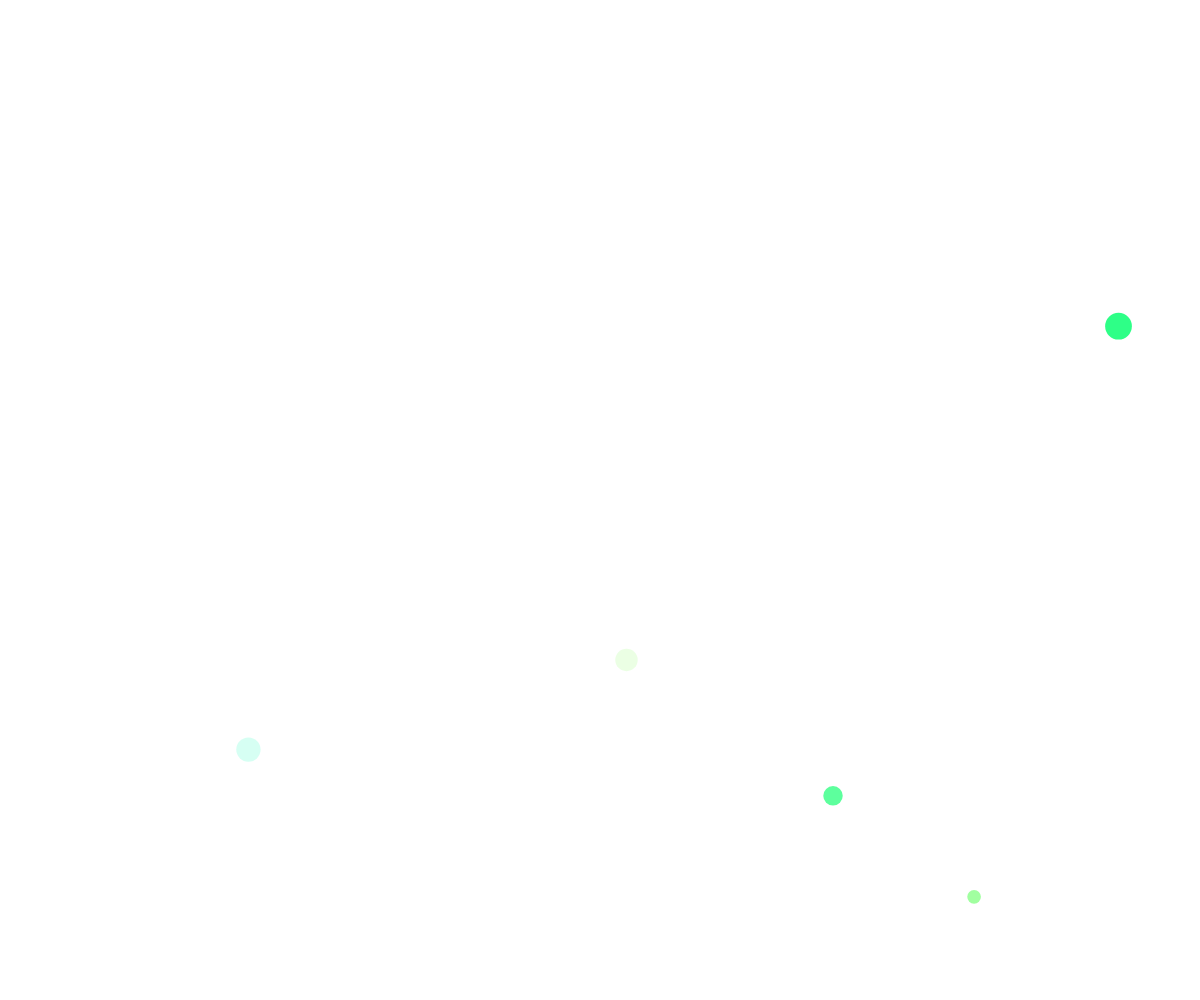
Frame 1 (no input)
Frame 60 (no input): blank canvas, image omitted
Frame 120 (the mouse pressed at the canvas centre since frame 60): blank canvas, image omitted

The p5.js sketch that drew this single still picture (run headless with seeded random() and noise() and a simulated clock; from frame 60 on, the mouse is pressed at the canvas centre):

// p5.js sketch
// ── sketch.js
// Project Title
// Your Name
// Date
//
// Extra for Experts:
// - describe what you did to take this project "above and beyond"

let theBubbles = [];

function setup() {
  createCanvas(windowWidth, windowHeight);
  noStroke();
  for (let i = 0; i < 5; i++){
    spawnBubble();
  }
  window.setInterval(spawnBubble, 500);
}

function draw() {
  background(10000);
  displayBubbles();
  // moveBubblesRandomly();
  moveBubblesWithNoise();
}

function moveBubblesWithNoise(){
  for (let bubble of theBubbles) {
    let x = noise(bubble.timeX) * width;
    let y = noise(bubble.timeY) * height;

    bubble.x = x;
    bubble.y = y;

    bubble.timeX = bubble.dealtatime;
    bubble.timeY = bubble.dealtatime;
  }
  
}

function displayBubbles(){
  for (let bubble of theBubbles){
    fill(bubble.r, bubble.y, bubble.g, bubble.alpha);
    circle(bubble.x, bubble.y, bubble.size);
  }
}

function moveBubblesRandomly() {
  for (let bubble of theBubbles){
    let choice = random(100);
    if (choice < 25){
      bubble.y -= bubble.speed;
    }
    else if (choice < 50){
      bubble.y += bubble.speed;
    }
    else if (choice < 75){
      bubble.x += bubble.speed;
    }
    else{
      bubble.x -= bubble.speed;
    }

  }
}

function spawnBubble() {
  let someBubble = {
    size: random(10,30),
    x: random(width),
    y: random(height),
    speed: 3,
    r: random(255),
    g: random(255),
    b: random(255),
    alpha: random(255),
    timeX: random(100000),
    timeY: random(100000),
    dealtatime: 0.01
  };
  theBubbles.push(someBubble);
}


function mousePressed(){
  for (let i = theBubbles.length - 1; i > -1; i--){
    i=0;
  }
}
